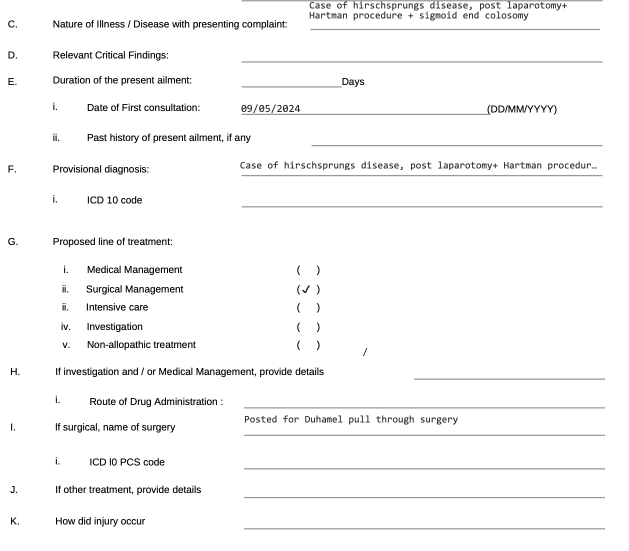
#> input picture Sample29.png, 1258 x 1102 px (shown at 1/2 size); its folder holds only this picture in this run
$ python -i main.py   (imports and definitions only)
#> lines starting #> are read from the running program, lines starting #| are printed output that depends on the picture; after the words box and inside, x2 and y2 are one past the last pixel; in counts of white or black regions, pixels touching at a corner belong together
import os
import cv2
import pytesseract
import numpy as np
import pandas as pd
from difflib import get_close_matches

# Define the folder path directly in the code
folder_path = r"C:\Users\lenovo\OneDrive\Desktop\PS2-Samples-HackRX5"  # Change this to your desired folder path

# [29 lines left out: function process_folder, not called in this run]

def process_image(image_path):
    '''
    This function processes a single image and extracts provisional diagnosis.
    '''
#> called with image_path = 'Sample29.png'

    # Open the image using OpenCV
    image = cv2.imread(image_path)
#> image is the input picture: shape (1102, 1258, 3); mean B, G, R 247.6, 247.6, 247.6

    # Resize the image to enhance OCR accuracy
    scaled_image = cv2.resize(image, None, fx=2, fy=2, interpolation=cv2.INTER_CUBIC)
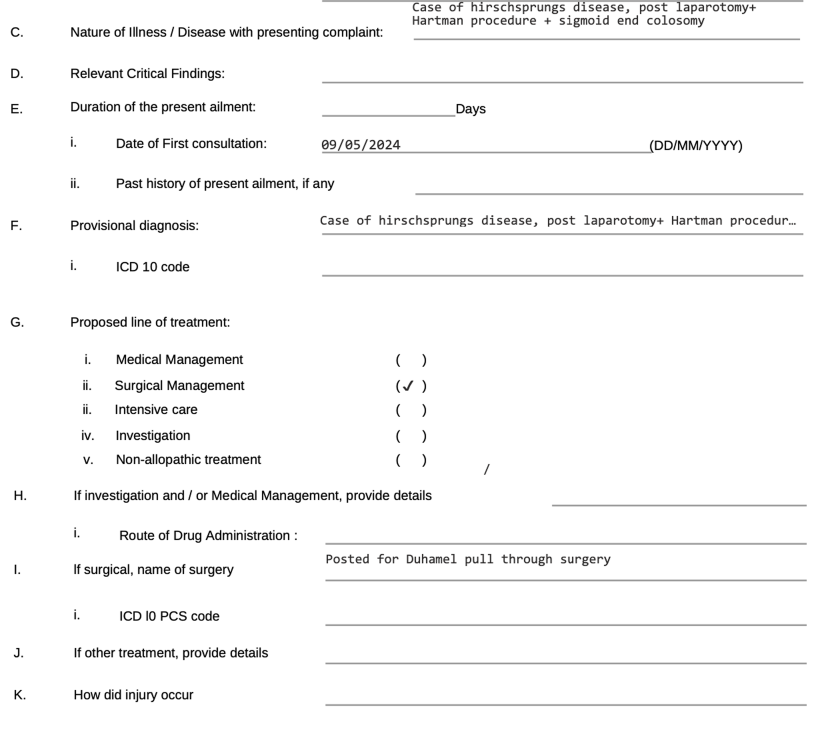
#> scaled_image: shape (2204, 2516, 3) (shown at 1/3 size); mean B, G, R 247.4, 247.4, 247.4

    # Convert the image to grayscale
    gray_image = cv2.cvtColor(scaled_image, cv2.COLOR_BGR2GRAY)

    # Apply Gaussian blur to reduce noise
    blurred_image = cv2.GaussianBlur(gray_image, (5, 5), 0)

    # Apply adaptive thresholding to improve text clarity
    thresh_image = cv2.adaptiveThreshold(blurred_image, 255,
                                         cv2.ADAPTIVE_THRESH_GAUSSIAN_C,
                                         cv2.THRESH_BINARY, 11, 2)
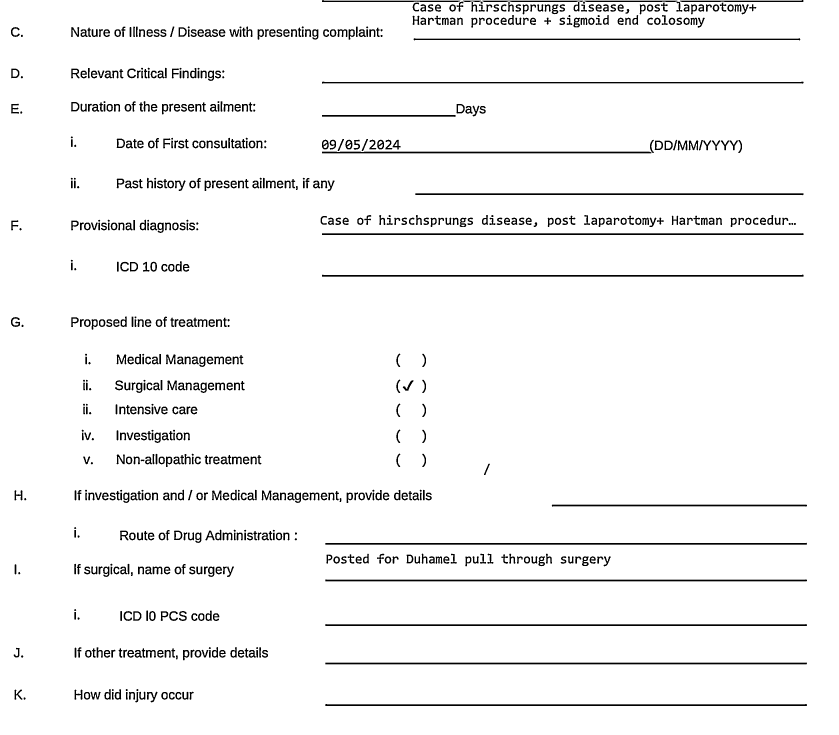
#> thresh_image: shape (2204, 2516) (shown at 1/3 size); 95.8% white; 788 black regions, largest, box (x1, y1, x2, y2) and area: (976, 2112, 2421, 2118) 7231, (966, 824, 2411, 830) 7230, (976, 1738, 2421, 1744) 7227

    # Experiment with morphological transformations (dilation, erosion)
    kernel = np.ones((2, 2), np.uint8)
    dilated_image = cv2.dilate(thresh_image, kernel, iterations=1)
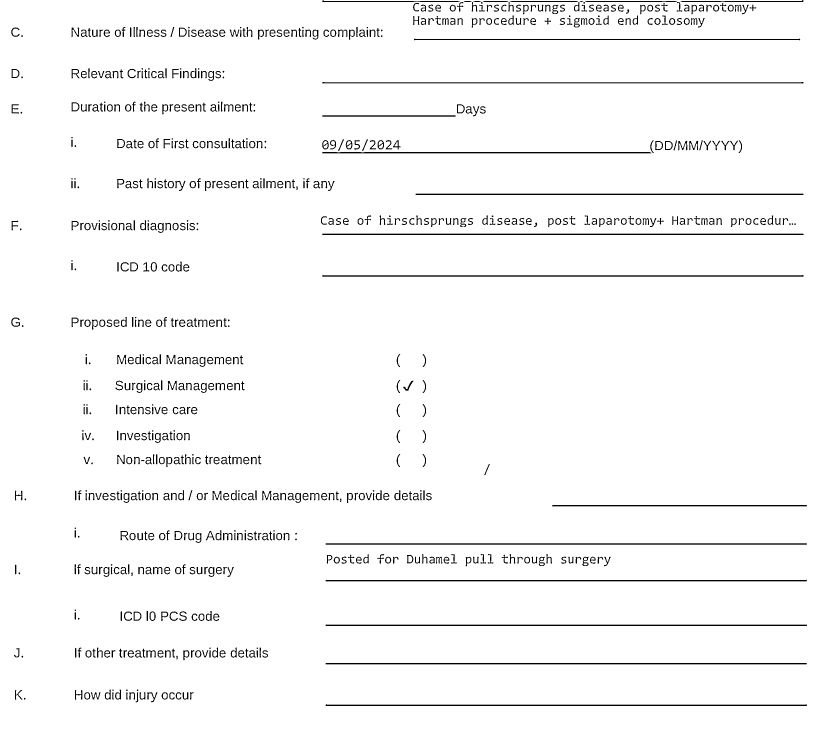
#> dilated_image: shape (2204, 2516) (shown at 1/3 size); 96.9% white; 793 black regions (66 under 20 px), largest, box (x1, y1, x2, y2) and area: (977, 2113, 2421, 2118) 5780, (967, 825, 2411, 830) 5779, (977, 1739, 2421, 1744) 5776

    # Perform OCR with multiple attempts
    ocr_attempts = [
        r'--oem 3 --psm 6',  # Standard config for uniform block of text
        r'--oem 3 --psm 4',  # Treat as a single column of text
        r'--oem 3 --psm 11', # Sparse text
    ]

    extracted_text = ""
    for attempt in ocr_attempts:
        extracted_text = pytesseract.image_to_string(dilated_image, config=attempt)
        if extracted_text.strip():
            break  # Stop if some text is found

    # Split the OCR output into lines for easier processing
    lines = extracted_text.split('\n')

    # Find the line containing the "Provisional diagnosis"
    diagnosis_line = find_diagnosis_line(lines)

    # Extract the actual diagnosis from the line
    provisional_diagnosis = ""
    if diagnosis_line:
        parts = diagnosis_line.split(':')
        if len(parts) > 1:
            provisional_diagnosis = parts[1].strip()

    return provisional_diagnosis

# [16 lines left out: function find_diagnosis_line, not called in this run]

# Call the function directly with the hardcoded folder path
# [1 line not run here, left out]

#> (the run stopped early here; a loop or call above may not have finished)

$ run again, on Sample7.png
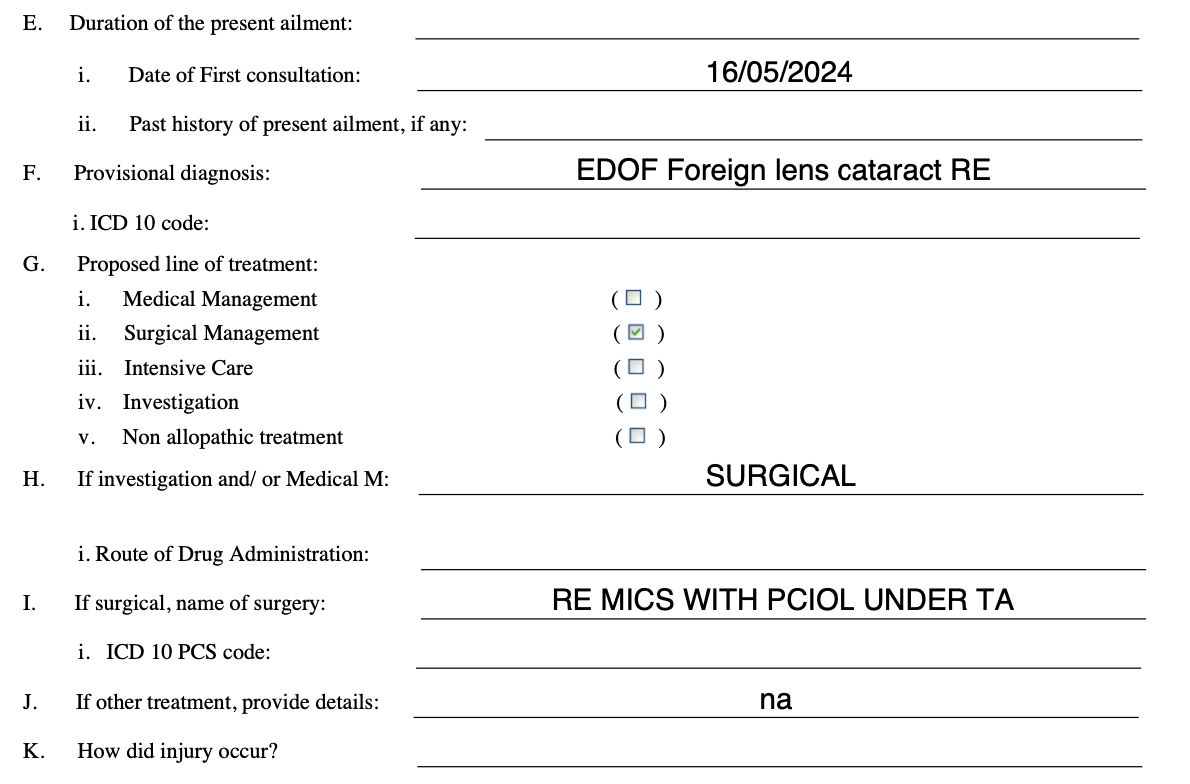
#> input picture Sample7.png, 1190 x 784 px
#> in process_image, image is the input picture: shape (784, 1190, 3); mean B, G, R 244.7, 244.7, 244.6
#> in process_image, `thresh_image = cv2.adaptiveThreshold(blurred_image, 255, cv2.ADAPTIVE_..`:
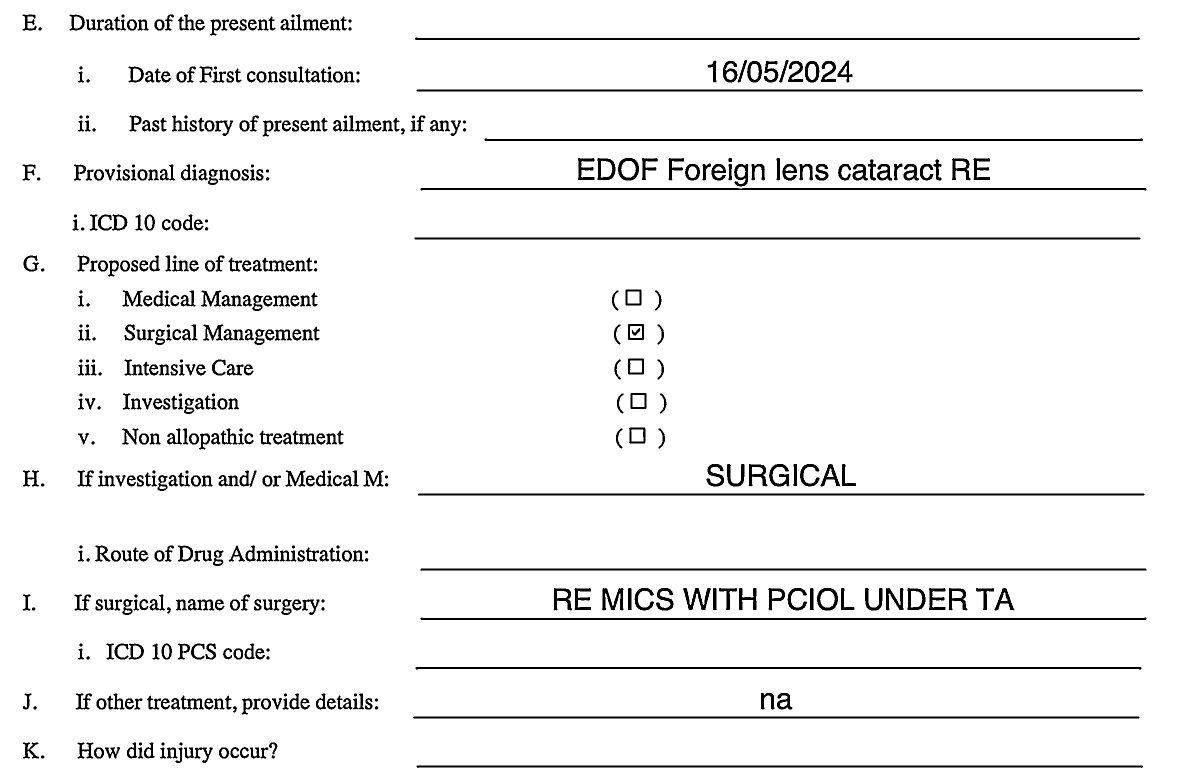
#> thresh_image: shape (1568, 2380) (shown at 1/2 size); 94.9% white; 508 black regions, largest, box (x1, y1, x2, y2) and area: (831, 1334, 2283, 1339) 5814, (833, 1531, 2286, 1536) 5813, (841, 1235, 2293, 1240) 5811
#> in process_image, `dilated_image = cv2.dilate(thresh_image, kernel, iterations=1)`:
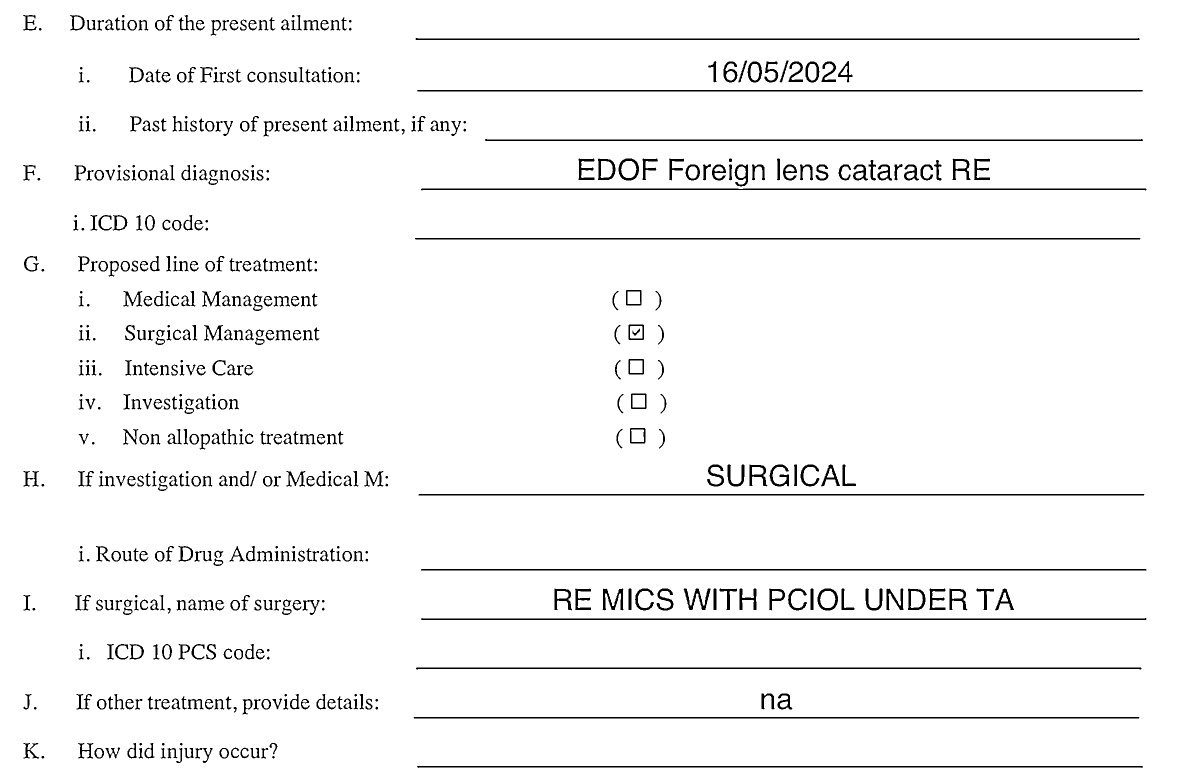
#> dilated_image: shape (1568, 2380) (shown at 1/2 size); 96.2% white; 546 black regions (2 under 20 px), largest, box (x1, y1, x2, y2) and area: (832, 1335, 2283, 1339) 4357, (834, 1532, 2286, 1536) 4355, (842, 1236, 2293, 1240) 4354
